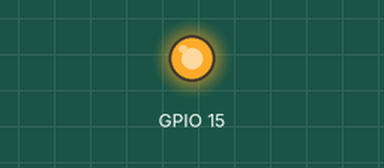
Bench run of a program on a simulated Raspberry Pi (BCM pin numbers). On the bench: output pins drawn as LEDs (lit = HIGH). At 0.0 s the program stops and its outputs stay as they are.

Above: at 0.1 s.
Timing chart, 0 to 1.5 s (numbered marks = the images above):
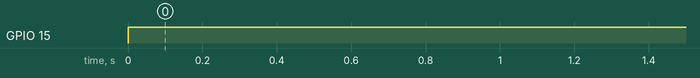

Measured:
- by itself, GPIO 15: LOW → HIGH at 0.00 s

The program:

gpiout1.py
```python
import RPi.GPIO as GPIO           # import RPi.GPIO module
GPIO.setmode(GPIO.BCM)            # choose BCM or BOARD
GPIO.setup(15, GPIO.OUT) # set a port/pin as an output
#GPIO.output(port_or_pin, 1)       # set port/pin value to 1/GPIO.HIGH/True
#GPIO.output(port_or_pin, 0)       # set port/pin value to 0/GPIO.LOW/False
#GPIO.setwarnings(False)
#GPIO.setup(15, GPIO.OUT)

GPIO.output(15, 1)

#GPIO.setup(17, GPIO.IN)
```
